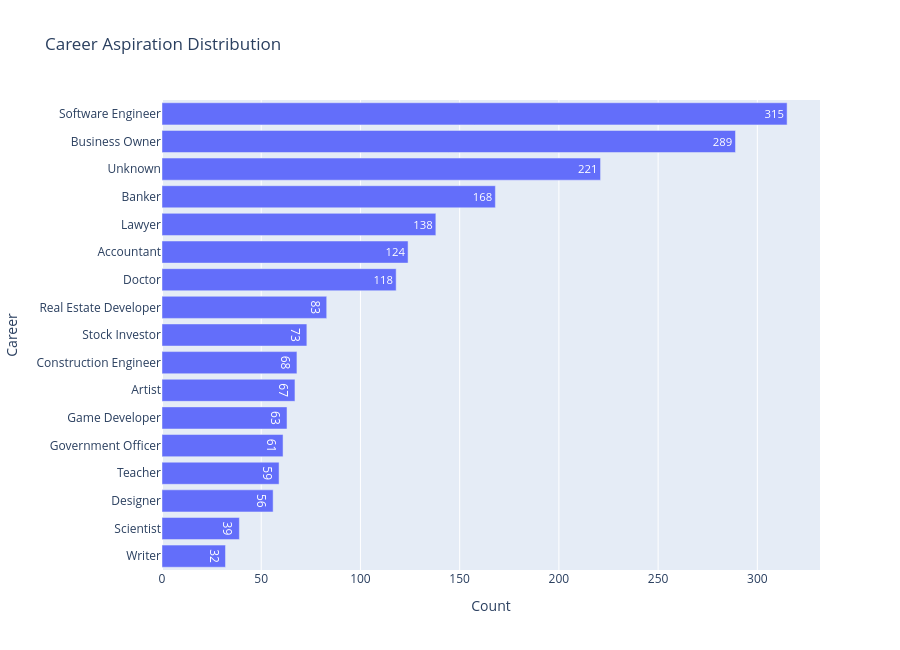

Here is the notebook cell this chart was saved with:
### Markdown cell above
### 8.5 Career Aspiration Distribution

Highlights the most and least common career goals among students.

### Code cell
career_counts = df["career_aspiration"].value_counts().sort_values().reset_index()
career_counts.columns = ["Career", "Count"]

fig5 = px.bar(
    career_counts,
    x="Count",
    y="Career",
    orientation="h",
    text="Count",
    title="Career Aspiration Distribution"
)
fig5.update_layout(height=650)
fig5.show()

### Figure 1 — Plotly figure (JSON) as saved in the notebook; plotly's stock layout.template omitted (floating-point values rounded to 4 significant figures)
{"data": [{"hovertemplate": "Count=%{text}<br>Career=%{y}<extra></extra>", "legendgroup": "", "marker": {"color": "#636efa", "pattern": {"shape": ""}}, "name": "", "orientation": "h", "showlegend": false, "text": [32.0, 39.0, 56.0, 59.0, 61.0, 63.0, 67.0, 68.0, 73.0, 83.0, 118.0, 124.0, 138.0, 168.0, 221.0, 289.0, 315.0], "textposition": "auto", "type": "bar", "x": [32, 39, 56, 59, 61, 63, 67, 68, 73, 83, 118, 124, 138, 168, 221, 289, 315], "xaxis": "x", "y": ["Writer", "Scientist", "Designer", "Teacher", "Government Officer", "Game Developer", "Artist", "Construction Engineer", "Stock Investor", "Real Estate Developer", "Doctor", "Accountant", "Lawyer", "Banker", "Unknown", "Business Owner", "Software Engineer"], "yaxis": "y"}], "layout": {"barmode": "relative", "height": 650, "legend": {"tracegroupgap": 0}, "title": {"text": "Career Aspiration Distribution"}, "xaxis": {"anchor": "y", "domain": [0, 1], "title": {"text": "Count"}}, "yaxis": {"anchor": "x", "domain": [0, 1], "title": {"text": "Career"}}}}
